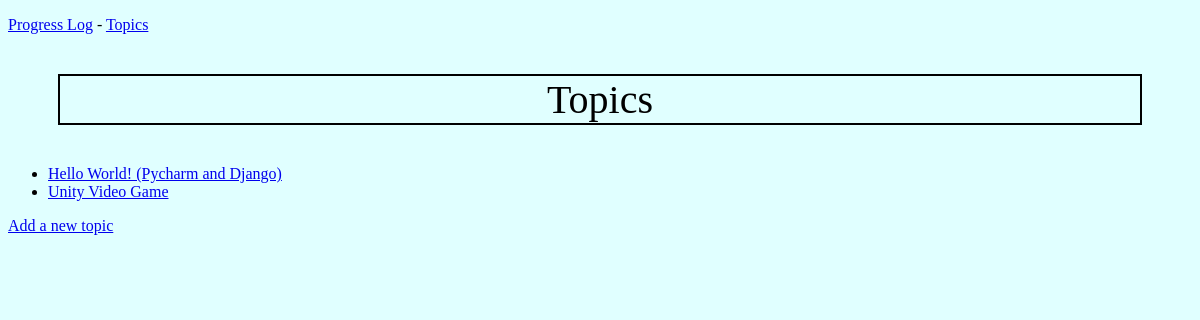
Before: /topics/ with the older database file.
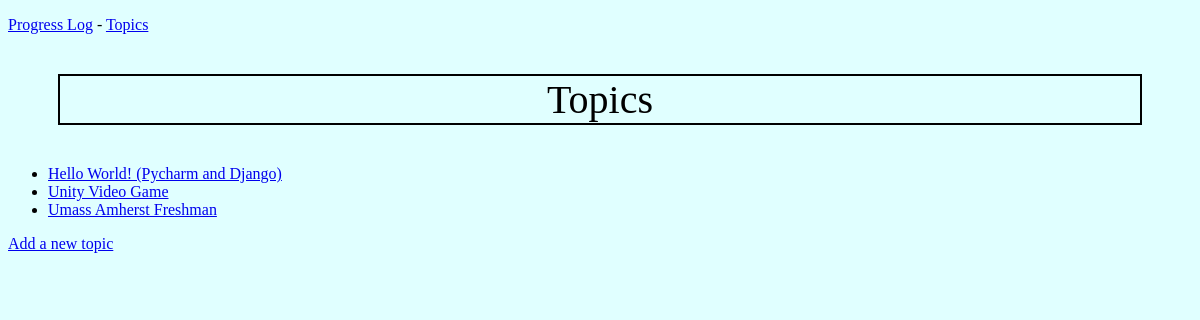
After: the same page with the newer database file.
### progress_log/models.py (models this page shows, shortened)
class Topic(models.Model):
    text = models.CharField(max_length=200)
    date_added = models.DateTimeField(auto_now_add=True)

### progress_log/views.py (the view)
# urls.py: path('topics/', views.topics, name='topics'),
def topics(request):
    topics = Topic.objects.order_by('date_added')
    context = {'topics': topics}
    return render(request, 'progress_log/topics.html', context)

### progress_log/templates/progress_log/topics.html (shortened to what this page needs)
<!DOCTYPE html>
{% extends 'progress_log/base.html' %}
  {% block content %}
    <p class="page_title">Topics</p>
    <ul>
      {% for topic in topics %}
        <li><a href="{% url 'progress_log:topic' topic.id %}about">{{topic.text}}</a></li>
        {% empty %}
        <li>No topics have been added yet</li>
        {% endfor %}
    </ul>
    <a href="{% url 'progress_log:new_topic' %}">Add a new topic</a>
  {% endblock content %}

Changed rows visible on the page:
added Topic: text "Umass Amherst Freshman"
